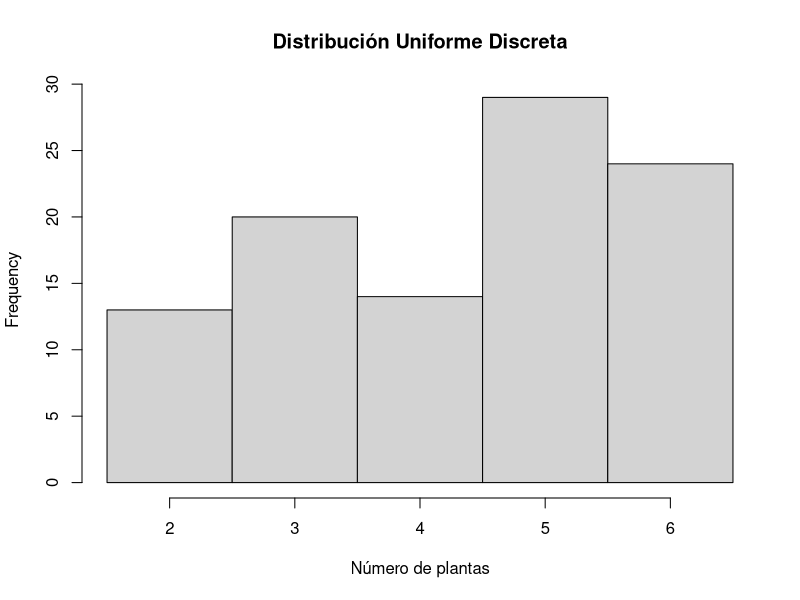
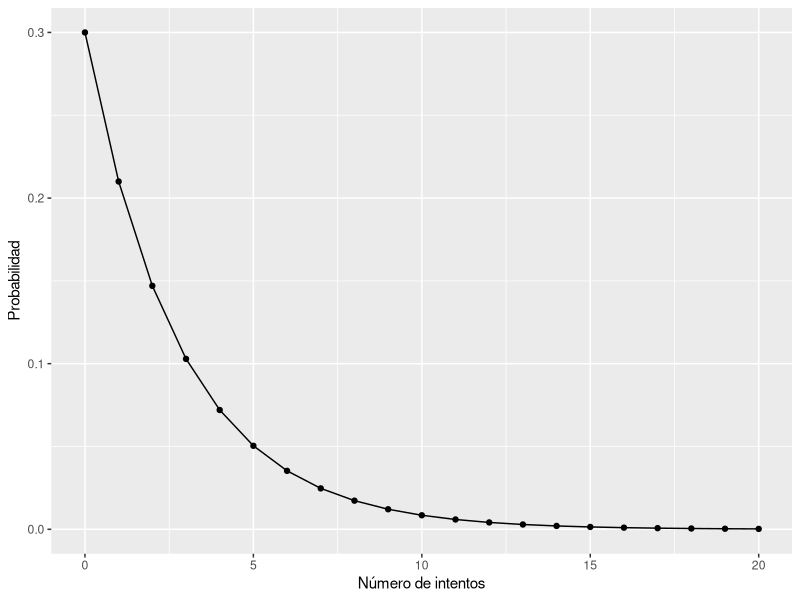
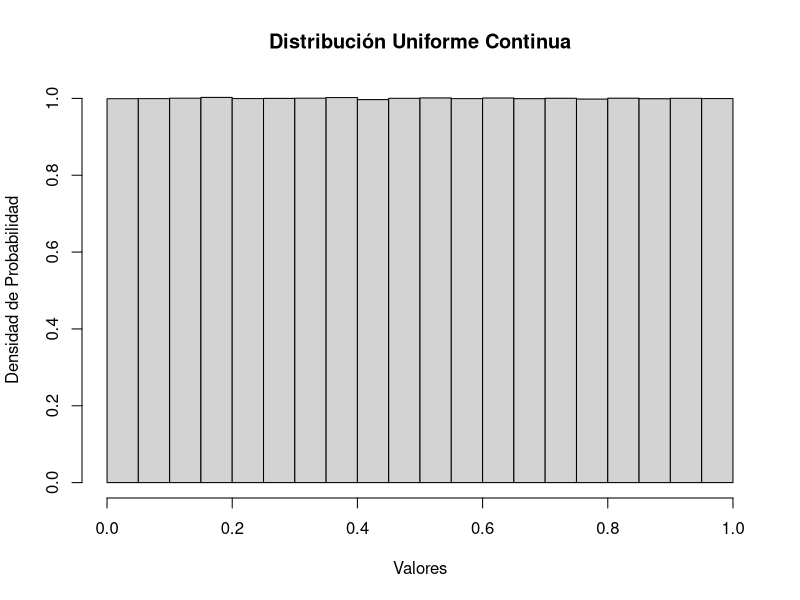
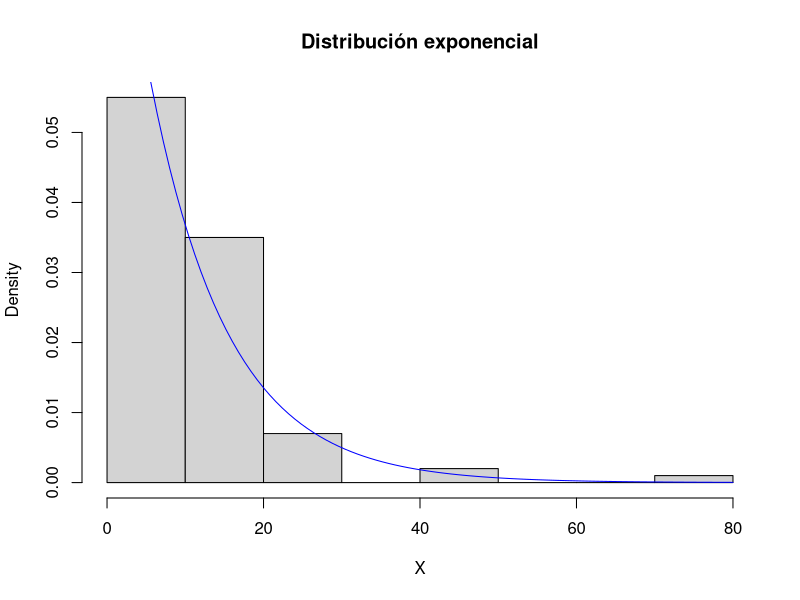
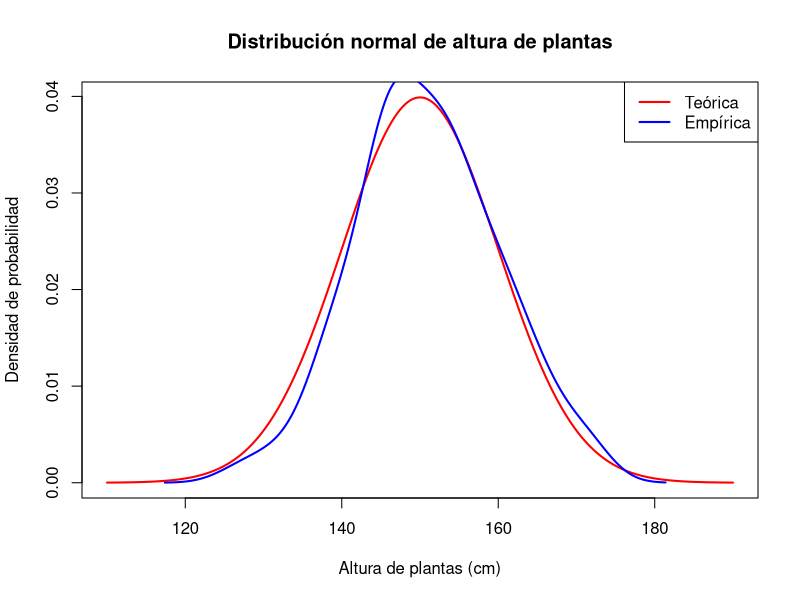
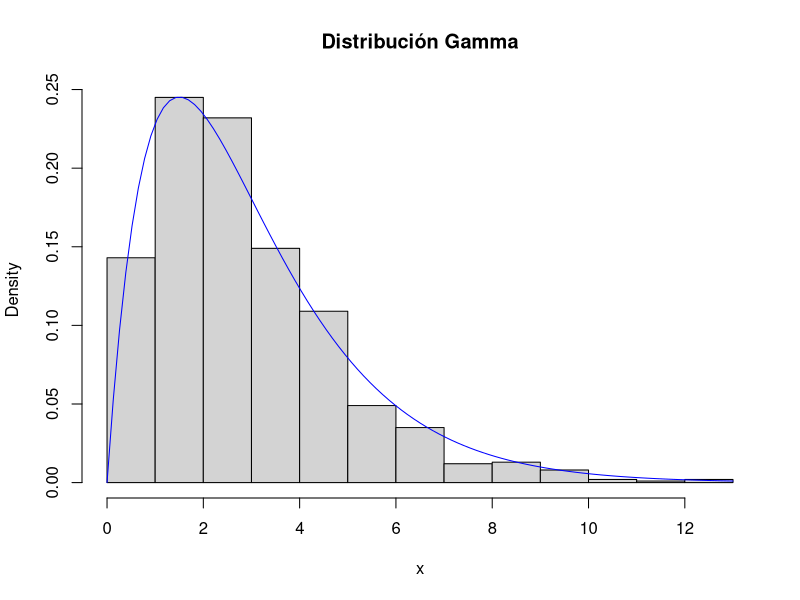
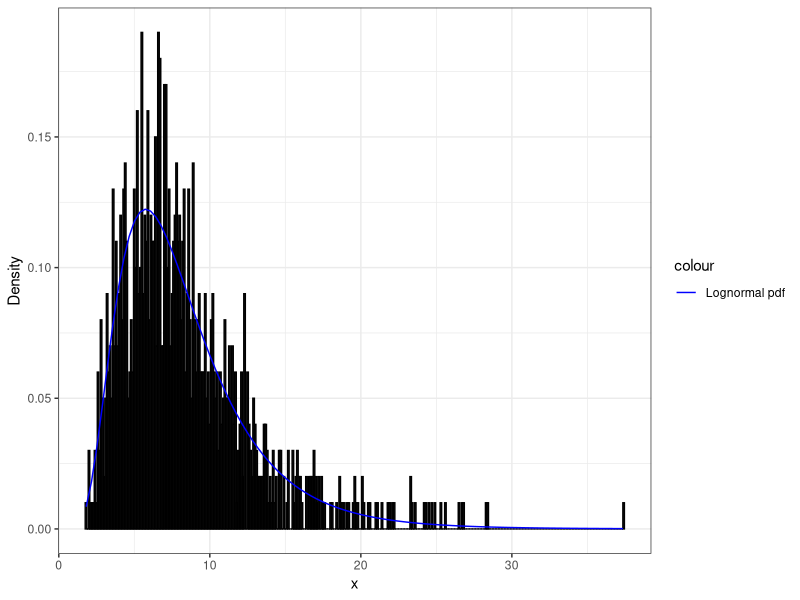
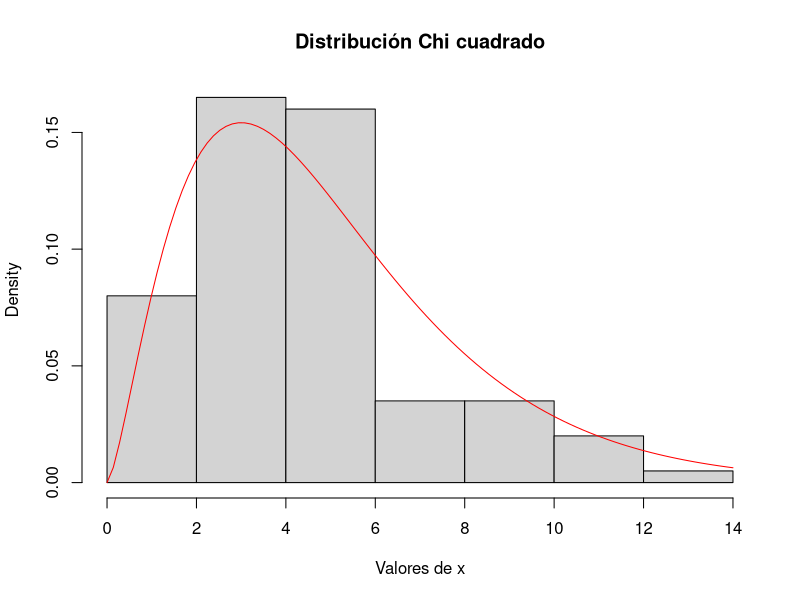

Write R code to recreate these figures, in order.
## ---- chunk 1
#| echo: true
#| comment: ""

# Datos de la muestra
datos <- c(5, 3, 6, 2, 4)

# Posibles valores
valores <- 2:6

# Generar muestra aleatoria de tamaño 100
muestra <- sample(valores, size = 100, replace = TRUE)

# Histograma de la muestra
hist(muestra, breaks = seq(1.5, 6.5, by = 1), 
     main = "Distribución Uniforme Discreta", 
     xlab = "Número de plantas")
## ---- chunk 2
#| echo: true
#| comment: ""

p <- 0.6
n <- 1
set.seed(123)
cultivo <- rbinom(n = 10, size = n, prob = p)
cultivo
## ---- chunk 3
#| echo: true
#| comment: ""

lambda <- 5
k <- 3
prob <- dpois(k, lambda)
prob
## ---- chunk 4
#| echo: true
#| comment: ""

intentos <- rgeom(1000, 0.3)
media <- mean(intentos)
varianza <- var(intentos)
## ---- chunk 5
#| echo: true
#| comment: ""

library(ggplot2)

df <- data.frame(x = 0:20)
df$prob <- dgeom(df$x, 0.3)

ggplot(df, aes(x=x, y=prob)) +
  geom_point() +
  geom_line() +
  labs(x = "Número de intentos", y = "Probabilidad")
## ---- chunk 6
#| echo: true
#| comment: ""

# Definir los parámetros
r <- 10  # número de éxitos fijos deseados
p <- 0.6  # probabilidad de éxito en cada ensayo de Bernoulli

# Función de probabilidad
pnbinom <- function(k, r, p) dbinom(k + r - 1, r - 1, p)

# Calcular la probabilidad de que se necesiten k semillas
k <- 30
pnbinom(k, r, p)
## ---- chunk 7
#| echo: true
#| comment: ""

set.seed(123) # establecemos la semilla para reproducibilidad
datos <- runif(10000000, min = 0, max = 1) # generamos los datos
hist(datos, freq = FALSE, main = "Distribución Uniforme Continua", xlab = "Valores", ylab = "Densidad de Probabilidad") # graficamos la distribución

## ---- chunk 8
#| echo: true
#| comment: ""

set.seed(123) # Para reproducibilidad de los resultados
X <- rexp(100, rate=0.1)
## ---- chunk 9
#| echo: true
#| comment: ""

hist(X, freq=FALSE, main="Distribución exponencial", xlab="X")
curve(dexp(x, rate=0.1), add=TRUE, col="blue")
## ---- chunk 10
#| echo: true
#| comment: ""

set.seed(123)  # Fijar la semilla para reproducibilidad
altura_plantas <- rnorm(100, mean = 150, sd = 10)
## ---- chunk 11
#| echo: true
#| comment: ""

# Crear secuencia de valores de x
x <- seq(110, 190, length = 1000)

# Densidad de probabilidad teórica
y_teorica <- dnorm(x, mean = 150, sd = 10)

# Densidad de probabilidad empírica
densidad_empirica <- density(altura_plantas)

# Graficar
plot(x, y_teorica, type = "l", lwd = 2, col = "red", xlab = "Altura de plantas (cm)", ylab = "Densidad de probabilidad", main = "Distribución normal de altura de plantas")
lines(densidad_empirica, lwd = 2, col = "blue")
legend("topright", legend = c("Teórica", "Empírica"), lwd = c(2, 2), col = c("red", "blue"))

## ---- chunk 12
#| echo: true
#| comment: ""

# Generar 1000 datos de una distribución gamma con forma = 2 y escala = 1.5
x <- rgamma(n = 1000, shape = 2, scale = 1.5)

# Graficar la función de densidad de probabilidad
hist(x, prob = TRUE, main = "Distribución Gamma", xlab = "x")
curve(dgamma(x, shape = 2, scale = 1.5), add = TRUE, col = "blue")
## ---- chunk 13
#| echo: true
#| comment: ""

set.seed(123)
x <- rlnorm(1000, meanlog = 2, sdlog = 0.5)
## ---- chunk 14
#| echo: true
#| comment: ""

library(ggplot2)

ggplot(data.frame(x), aes(x=x)) + 
  geom_histogram(aes(y=..density..), binwidth=0.1, fill="white", color="black") +
  stat_function(fun=dlnorm, args=list(meanlog=2, sdlog=0.5), aes(color="Lognormal pdf")) +
  theme_bw() + xlab("x") + ylab("Density") +
  scale_color_manual(values=c("blue"))

## ---- chunk 15
#| echo: true
#| comment: ""

set.seed(123) # establecer la semilla para reproducibilidad
x <- rchisq(100, df = 5) # generar la muestra aleatoria
hist(x, freq = FALSE, main = "Distribución Chi cuadrado", xlab = "Valores de x") # graficar la distribución
curve(dchisq(x, df = 5), add = TRUE, col = "red") # graficar la función de densidad de probabilidad
## ---- chunk 16
#| echo: true
#| comment: ""

set.seed(123)
nu <- 10 # grados de libertad
t_dist <- rt(n = 1000, df = nu)
hist(t_dist)
## ---- chunk 17
#| echo: true
#| comment: ""

# Generar muestra aleatoria de la distribución F
set.seed(123)
x <- rf(n = 100, df1 = 5, df2 = 10)

# Calcular densidad y distribución acumulada
densidad <- df(x, df1 = 5, df2 = 10)
dist_acum <- pf(x, df1 = 5, df2 = 10)

# Graficar densidad y distribución acumulada
hist(x, probability = T, ylim = c(0,0.7), main = "Distribución F")
curve(df(x, df1 = 5, df2 = 10), add = TRUE, col = "red")
## ---- chunk 18
#| echo: true
#| comment: ""

curve(pf(x, df1 = 5, df2 = 10), add = FALSE, col = "red" , main = "Distribución acumulada F")
